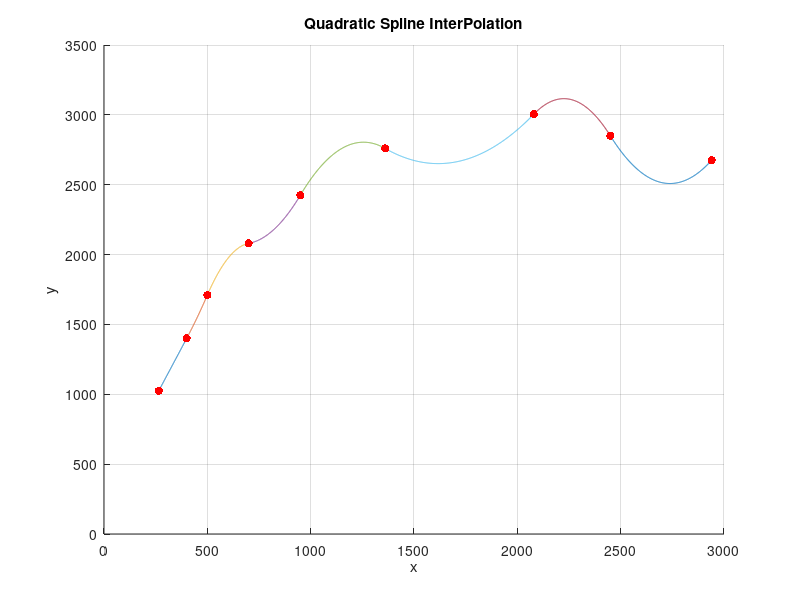

Here is the MATLAB script that generated this plot:
close all;
y = [1025, 1400, 1710, 2080, 2425, 2760, 3005, 2850, 2675];
x = [265,  400,  500,  700,  950,  1360, 2080, 2450, 2940];
N  =   length(x)-1;

b = [1025;1400;1400;1710;1710;2080;2080;2425;
    2425;2760;2760;3005;3005;2850; 2850;2675;
    0;  0;  0;  0;  0;  0;  0;  0; ];

A = zeros(3*N);

col = 1;
for i = 2:N+1
    A(2*i-3,col:col+2) = [x(i-1)^2, x(i-1), 1];
    A(2*i-2, col:col+2) = [x(i)^2, x(i), 1];
    col = col + 3;
end

col = 1;
for i = 2*N+1:3*N-1
    A(i,col:col+4) = [x(i-2*N+1)*2, 1, 0, -2*x(i-2*N+1),-1];
    col = col + 3;
end

A(3*N,1) = 1;

Results = linsolve(A,b);

hold on;

j=1;
for i=1:N
    %           a* x^2        +  b*x + c
    curve=@(l) Results(j)*l.^2+Results(j+1)*l+Results(j+2);
    ezplot(curve,[x(i),x(i+1)]);
    hold on
    j=j+3;
end

%plot the graph
scatter(x,y,'r','filled')
grid on;

xlim([0 3000]);
ylim([0 3500]);

xlabel('x');
ylabel('y');

title('Quadratic Spline InterPolation')
